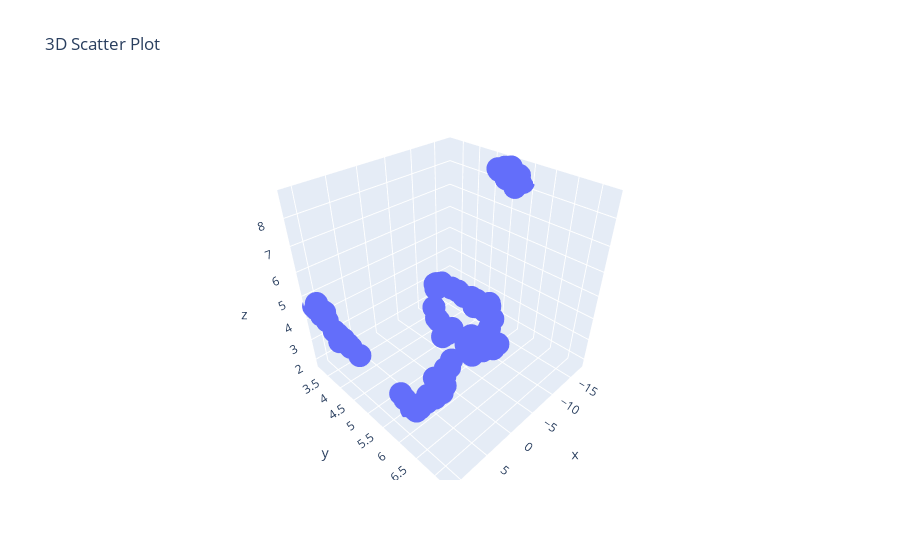

Here is the notebook cell this chart was saved with:
### Code cell
x = X_rob[:, 0]
y = X_rob[:, 1]
z = X_rob[:, 2]
px.scatter_3d(x=x, y=y, z=z, title='3D Scatter Plot')
